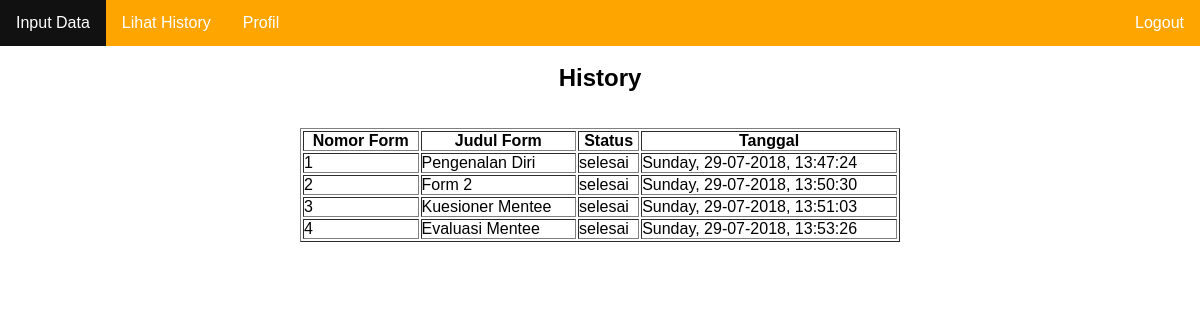
Screenshot of /mentee_history.php (signed in) with the database file from the repository.
### tables this page shows
CREATE TABLE `history_mentee` (
  `nomor_form` int(100) NOT NULL,
  `judul_form` varchar(100) NOT NULL,
  `status` varchar(100) NOT NULL,
  `tanggal` varchar(100) NOT NULL,
  `username` varchar(100) NOT NULL,
  `id_history_mentee` int(11) NOT NULL
);

### mentee_history.php (the view, shortened to what this page needs)
<link rel="stylesheet" href="style.css">
<ul>
	<li><a href="mentee_home.php">Input Data</a>
	<li><a href="mentee_history.php">Lihat History</a>
	<li><a href="mentee_profil.php">Profil</a>
	<li style="float:right"><a href="fungsi/logout.php">Logout</a>
</ul>
<center><h2>History</h2></center>
<?php
include ("fungsi/connection.php");
$sql = 'SELECT * FROM history_mentee';
$query = mysqli_query($conn, $sql);
?>
<center>
<table class="data-table" border='1' Width='600'>
		<thead>
			<tr>
				<th>Nomor Form</th>
				<th>Judul Form</th>
				<th>Status</th>
				<th>Tanggal</th>
			</tr>
		</thead>
		<tbody>
		<?php
		while ($row = mysqli_fetch_array($query))
		{
			echo '<tr>
					<td>'.$row['nomor_form'].'</td>
					<td>'.$row['judul_form'].'</td>
					<td>'.$row['status'].'</td>
					<td>'.$row['tanggal'].'</td>
				</tr>';
		}
		?>
		</tbody>
	</table>
</center>

### style.css (style rules this page uses)
* { padding: 0px; margin: 0px; font-family: arial; }
ul { list-style-type: none; margin: 0; padding: 0; overflow: hidden; background-color: #FFA500; }
li { float: left; }
li a { display: block; color: white; text-align: center; padding: 14px 16px; text-decoration: none; }

### rows the page displays
history_mentee: nomor_form "1", judul_form "Pengenalan Diri", status "selesai", tanggal "Sunday, 29-07-2018, 13:47:24"
history_mentee: nomor_form "2", judul_form "Form 2", status "selesai", tanggal "Sunday, 29-07-2018, 13:50:30"
history_mentee: nomor_form "3", judul_form "Kuesioner Mentee", status "selesai", tanggal "Sunday, 29-07-2018, 13:51:03"
history_mentee: nomor_form "4", judul_form "Evaluasi Mentee", status "selesai", tanggal "Sunday, 29-07-2018, 13:53:26"
